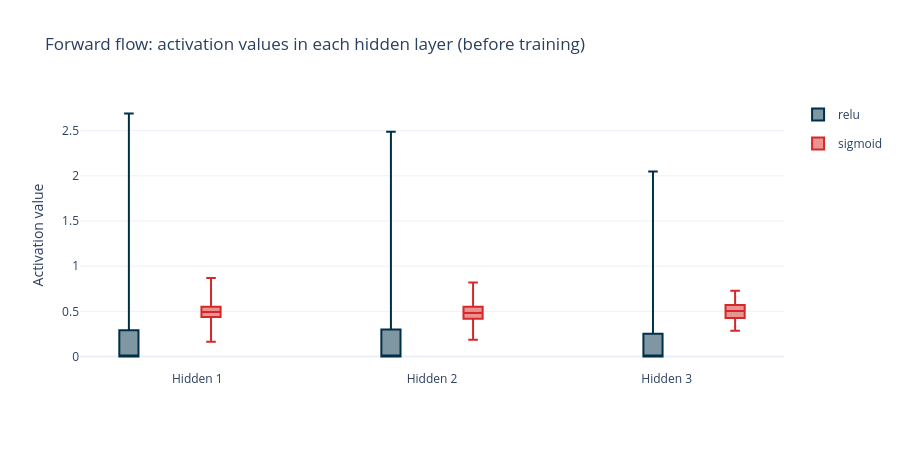

Source (notebook cell):
### Markdown cell above
#### Forward Flow of Activations

We pass 2,000 training images through the untrained 3-hidden-layer network and look at the values that come out of each layer.

### Code cell
sample = data.X_train[:, :2000]
fig = go.Figure()
for act, init, color in [("relu", "he", "#003049"), ("sigmoid", "xavier", "#D62828")]:
    net = NetworkSetup((784, 128, 64, 64, 10), act, init)
    out, flow = forward_propagation(sample, net.initialize(), net)
    for l in range(1, net.L):
        values = flow[f"A{l}"].ravel()
        q1, med, q3 = np.percentile(values, [25, 50, 75])
        fig.add_trace(go.Box(x=[f"Hidden {l}"], q1=[q1], median=[med], q3=[q3], lowerfence=[values.min()],
                             upperfence=[values.max()], name=act, marker_color=color,
                             legendgroup=act, showlegend=(l == 1)))
    print(f"{act}: predicted digits before training -> {np.bincount(out.argmax(axis=0), minlength=10)}")
fig.update_layout(title="Forward flow: activation values in each hidden layer (before training)",
                  yaxis_title="Activation value", boxmode="group", template="plotly_white", height=450)
fig.show()

### Figure 1 — Plotly figure (JSON) as saved in the notebook; plotly's stock layout.template omitted (floating-point values rounded to 4 significant figures)
{"data": [{"legendgroup": "relu", "lowerfence": [0], "marker": {"color": "#003049"}, "median": [0], "name": "relu", "q1": [0], "q3": [0.2908], "showlegend": true, "type": "box", "upperfence": [2.69], "x": ["Hidden 1"]}, {"legendgroup": "relu", "lowerfence": [0], "marker": {"color": "#003049"}, "median": [0], "name": "relu", "q1": [0], "q3": [0.2982], "showlegend": false, "type": "box", "upperfence": [2.488], "x": ["Hidden 2"]}, {"legendgroup": "relu", "lowerfence": [0], "marker": {"color": "#003049"}, "median": [0], "name": "relu", "q1": [0], "q3": [0.2521], "showlegend": false, "type": "box", "upperfence": [2.049], "x": ["Hidden 3"]}, {"legendgroup": "sigmoid", "lowerfence": [0.1646], "marker": {"color": "#D62828"}, "median": [0.4934], "name": "sigmoid", "q1": [0.4376], "q3": [0.5512], "showlegend": true, "type": "box", "upperfence": [0.8701], "x": ["Hidden 1"]}, {"legendgroup": "sigmoid", "lowerfence": [0.1847], "marker": {"color": "#D62828"}, "median": [0.4803], "name": "sigmoid", "q1": [0.4171], "q3": [0.5517], "showlegend": false, "type": "box", "upperfence": [0.8195], "x": ["Hidden 2"]}, {"legendgroup": "sigmoid", "lowerfence": [0.2844], "marker": {"color": "#D62828"}, "median": [0.5028], "name": "sigmoid", "q1": [0.4256], "q3": [0.5712], "showlegend": false, "type": "box", "upperfence": [0.7278], "x": ["Hidden 3"]}], "layout": {"boxmode": "group", "height": 450, "title": {"text": "Forward flow: activation values in each hidden layer (before training)"}, "yaxis": {"title": {"text": "Activation value"}}}}
